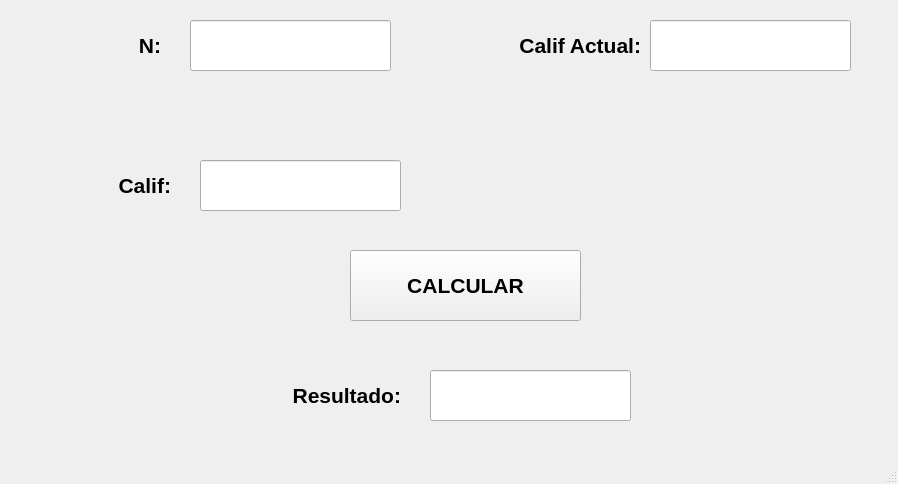
<?xml version="1.0" encoding="UTF-8"?>
<ui version="4.0">
 <class>MainWindow</class>
 <widget class="QMainWindow" name="MainWindow">
  <property name="geometry">
   <rect>
    <x>0</x>
    <y>0</y>
    <width>898</width>
    <height>484</height>
   </rect>
  </property>
  <property name="windowTitle">
   <string>MainWindow</string>
  </property>
  <widget class="QWidget" name="centralwidget">
   <widget class="QLabel" name="label">
    <property name="geometry">
     <rect>
      <x>50</x>
      <y>20</y>
      <width>111</width>
      <height>51</height>
     </rect>
    </property>
    <property name="text">
     <string>&lt;html&gt;&lt;head/&gt;&lt;body&gt;&lt;p align=&quot;right&quot;&gt;&lt;span style=&quot; font-size:16pt; font-weight:600;&quot;&gt;N:&lt;/span&gt;&lt;/p&gt;&lt;/body&gt;&lt;/html&gt;</string>
    </property>
   </widget>
   <widget class="QLineEdit" name="txt_n">
    <property name="geometry">
     <rect>
      <x>190</x>
      <y>20</y>
      <width>201</width>
      <height>51</height>
     </rect>
    </property>
    <property name="font">
     <font>
      <pointsize>16</pointsize>
      <weight>75</weight>
      <bold>true</bold>
     </font>
    </property>
    <property name="text">
     <string/>
    </property>
    <property name="alignment">
     <set>Qt::AlignCenter</set>
    </property>
   </widget>
   <widget class="QLineEdit" name="txt_calif">
    <property name="geometry">
     <rect>
      <x>200</x>
      <y>160</y>
      <width>201</width>
      <height>51</height>
     </rect>
    </property>
    <property name="font">
     <font>
      <pointsize>16</pointsize>
      <weight>75</weight>
      <bold>true</bold>
     </font>
    </property>
    <property name="text">
     <string/>
    </property>
    <property name="alignment">
     <set>Qt::AlignCenter</set>
    </property>
   </widget>
   <widget class="QLabel" name="label_2">
    <property name="geometry">
     <rect>
      <x>60</x>
      <y>160</y>
      <width>111</width>
      <height>51</height>
     </rect>
    </property>
    <property name="text">
     <string>&lt;html&gt;&lt;head/&gt;&lt;body&gt;&lt;p align=&quot;right&quot;&gt;&lt;span style=&quot; font-size:16pt; font-weight:600;&quot;&gt;Calif:&lt;/span&gt;&lt;/p&gt;&lt;/body&gt;&lt;/html&gt;</string>
    </property>
   </widget>
   <widget class="QLabel" name="label_3">
    <property name="geometry">
     <rect>
      <x>440</x>
      <y>20</y>
      <width>201</width>
      <height>51</height>
     </rect>
    </property>
    <property name="text">
     <string>&lt;html&gt;&lt;head/&gt;&lt;body&gt;&lt;p align=&quot;right&quot;&gt;&lt;span style=&quot; font-size:16pt; font-weight:600;&quot;&gt;Calif Actual:&lt;/span&gt;&lt;/p&gt;&lt;/body&gt;&lt;/html&gt;</string>
    </property>
   </widget>
   <widget class="QLineEdit" name="txt_calif_actual">
    <property name="enabled">
     <bool>true</bool>
    </property>
    <property name="geometry">
     <rect>
      <x>650</x>
      <y>20</y>
      <width>201</width>
      <height>51</height>
     </rect>
    </property>
    <property name="font">
     <font>
      <pointsize>16</pointsize>
      <weight>75</weight>
      <bold>true</bold>
     </font>
    </property>
    <property name="text">
     <string/>
    </property>
    <property name="alignment">
     <set>Qt::AlignCenter</set>
    </property>
    <property name="readOnly">
     <bool>false</bool>
    </property>
   </widget>
   <widget class="QPushButton" name="btn_operacion">
    <property name="geometry">
     <rect>
      <x>350</x>
      <y>250</y>
      <width>231</width>
      <height>71</height>
     </rect>
    </property>
    <property name="font">
     <font>
      <pointsize>16</pointsize>
      <weight>75</weight>
      <bold>true</bold>
     </font>
    </property>
    <property name="text">
     <string>CALCULAR</string>
    </property>
   </widget>
   <widget class="QLabel" name="label_4">
    <property name="geometry">
     <rect>
      <x>210</x>
      <y>370</y>
      <width>191</width>
      <height>51</height>
     </rect>
    </property>
    <property name="text">
     <string>&lt;html&gt;&lt;head/&gt;&lt;body&gt;&lt;p align=&quot;right&quot;&gt;&lt;span style=&quot; font-size:16pt; font-weight:600;&quot;&gt;Resultado:&lt;/span&gt;&lt;/p&gt;&lt;/body&gt;&lt;/html&gt;</string>
    </property>
   </widget>
   <widget class="QLineEdit" name="txt_resultado">
    <property name="geometry">
     <rect>
      <x>430</x>
      <y>370</y>
      <width>201</width>
      <height>51</height>
     </rect>
    </property>
    <property name="font">
     <font>
      <pointsize>16</pointsize>
      <weight>75</weight>
      <bold>true</bold>
     </font>
    </property>
    <property name="text">
     <string/>
    </property>
    <property name="alignment">
     <set>Qt::AlignCenter</set>
    </property>
   </widget>
  </widget>
  <widget class="QMenuBar" name="menubar">
   <property name="geometry">
    <rect>
     <x>0</x>
     <y>0</y>
     <width>898</width>
     <height>26</height>
    </rect>
   </property>
  </widget>
  <widget class="QStatusBar" name="statusbar"/>
 </widget>
 <resources/>
 <connections/>
</ui>
